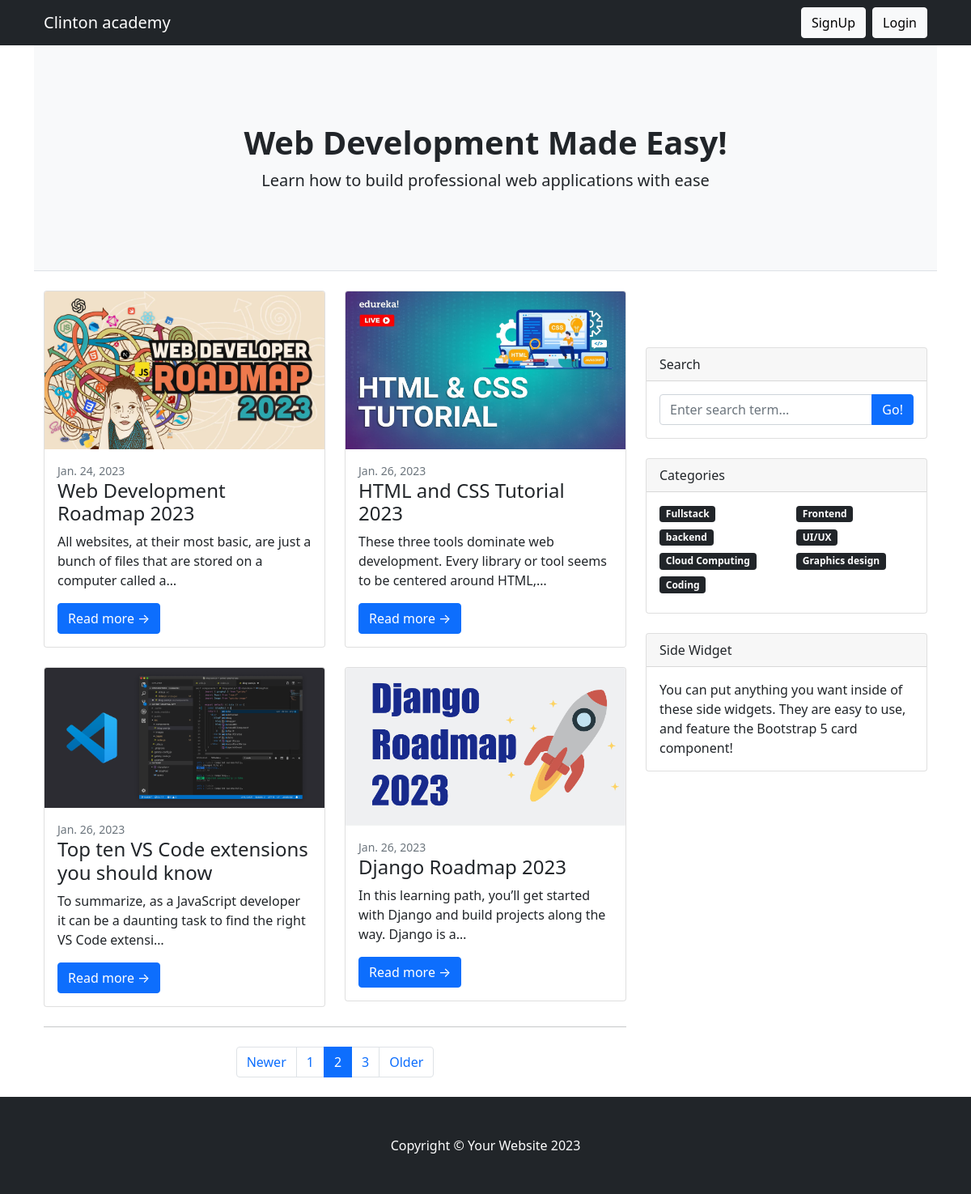
Screenshot of /?page=2 with the database file from the repository.
### blogapp/models.py (models this page shows, shortened)
class Blog(models.Model):
    class Status(models.TextChoices):
        DRAFT = 'DR', 'Draft',
        PUBLISHED = 'PB', 'Published'
    title = models.CharField(max_length=50)
    slug = models.SlugField(unique=True)
    body = models.TextField()
    publish = models.DateField(default=timezone.now)
    image = models.ImageField(upload_to="img", blank=True, null=True)
    created = models.DateTimeField(auto_now_add=True)
    updated = models.DateTimeField(auto_now=True)
    status = models.CharField(max_length=2, choices = Status.choices, default=Status.DRAFT)
    author = models.ForeignKey(User, on_delete=models.SET_NULL, null = True, related_name="author_blog")
    likes = models.ManyToManyField(User)
    category = models.ManyToManyField("Category")
    def get_absolute_url(self):
        return reverse("detail", kwargs={"slug": self.slug})

class Category(models.Model):
    name = models.CharField(max_length=25)
    def __str__(self):
        return self.name

### blogapp/views.py (the view)
# urls.py: path("", views.index, name="index"),
def index(request):
    search_query = ""
    if request.GET.get("keyword"):
        search_query = request.GET.get("keyword")
    print(search_query)
    blogs = Blog.objects.filter(Q(title__icontains=search_query) | Q(body__icontains=search_query))
    page = request.GET.get("page")
    results = 4
    paginator = Paginator(blogs, results)
    try:
        blogs = paginator.page(page)
    except PageNotAnInteger:
        page = 1
        blogs = paginator.page(page)
    except EmptyPage:
        page = paginator.num_pages
        blogs = paginator.page(page)
    context = {"blogs":blogs, "search_query": search_query, "paginator": paginator}
    return render(request, "blogapp/index.html", context)

### blogapp/custom_context_processor.py (called while the page is built)
def all_category(request):
    return {
      "categories" : Category.objects.all()
    }

### blogapp/templates/blogapp/index.html (shortened to what this page needs)
{% extends "base.html" %}
{% block content %}
{% include 'blogapp/header.html' %}
<div class="col-lg-8">
    <div class="row">
        {% for blog in blogs %}
        <div class="col-lg-6">
            <div class="card mb-4">
                <a href="#!"><img class="card-img-top" src="{{blog.image.url}}" alt="..." /></a>
                <div class="card-body">
                    <div class="small text-muted">{{blog.publish}}</div>
                    <h2 class="card-title h4">{{blog.title}}</h2>
                    <p class="card-text">{{blog.body | truncatechars:"100"}}</p>
                    <a class="btn btn-primary" href="{{blog.get_absolute_url}}">Read more →</a>
                </div>
            </div>
        </div>
        {% endfor %}
    </div>
    <nav aria-label="Pagination">
        <hr class="my-0" />
        <ul class="pagination justify-content-center my-4">
            {% if blogs.has_previous %}
            <li class="page-item"><a class="page-link" href="?page={{blogs.previous_page_number}}">Newer</a></li>
            {% endif %}
            {% for page in paginator.page_range  %}
            {% if page == blogs.number %}
            <li class="page-item active"><a class="page-link" href="?page={{page}}">{{page}}</a></li>
            {% else %}
            <li class="page-item"><a class="page-link" href="?page={{page}}">{{page}}</a></li>
            {% endif %}
            {% endfor %}
            {% if blogs.has_next %}
            <li class="page-item"><a class="page-link" href="?page={{blogs.next_page_number}}">Older</a></li>
            {% endif %}
        </ul>
    </nav>
</div>
{% endblock content %}

### templates/base.html (shortened to what this page needs)
<!DOCTYPE html>
{% load static %}
<html lang="en">
    <head>
        <link href="https://cdn.jsdelivr.net/npm/bootstrap@5.2.3/dist/css/bootstrap.min.css" rel="stylesheet">
    </head>
        <link href="{% static 'css/styles.css' %}" rel="stylesheet"/>
        <link href="{% static 'fontawesomefree/css/fontawesome.css' %}" rel="stylesheet" type="text/css">
        <link href="{% static 'fontawesomefree/css/brands.css' %}" rel="stylesheet" type="text/css">
        <link href="{% static 'fontawesomefree/css/solid.css' %}" rel="stylesheet" type="text/css">
        <link href="{% static 'fontawesomefree/css/regular.css' %}" rel="stylesheet" type="text/css">
    </head>
    <body>
        <nav class="navbar navbar-expand-lg navbar-dark bg-dark">
            <div class="container">
                <a class="navbar-brand" href="{% url 'index' %}">Clinton academy</a>
                <div class="collapse navbar-collapse" id="navbarSupportedContent">
                    <ul class="navbar-nav ms-auto mb-2 mb-lg-0">
                        <button type="button" class="btn btn-light me-2">SignUp</button>
                        <button type="button" class="btn btn-light">Login</button>
                    </ul>
                </div>
            </div>
        </nav>
        <div class="container">
            <div class="row">
                {% block content %}{% endblock content %}
                <div class="col-lg-4" style="margin-top: 70px">
                    <div class="card mb-4">
                        <div class="card-header">Search</div>
                        <div class="card-body">
                            <form action="" method="GET">
                                <div class="input-group">
                                    <input class="form-control" name="keyword" type="text" value="{{search_query}}" placeholder="Enter search term..." aria-label="Enter search term..." aria-describedby="button-search" />
                                    <button class="btn btn-primary" id="button-search">Go!</button>
                                </div>
                            </form>
                        </div>
                    </div>
                    <div class="card mb-4">
                        <div class="card-header">Categories</div>
                        <div class="card-body">
                            <div class="row">
                                {% for category in categories %}
                                <div class="col-sm-6">
                                    <h6><span class="badge text-bg-dark">{{category}}</span></h6>
                                </div>
                                {% endfor %}
                            </div>
                        </div>
                    </div>
                    <div class="card mb-4">
                        <div class="card-header">Side Widget</div>
                        <div class="card-body">You can put anything you want inside of these side widgets. They are easy to use, and feature the Bootstrap 5 card component!</div>
                    </div>
                </div>
            </div>
        </div>
        <footer class="py-5 bg-dark">
            <div class="container"><p class="m-0 text-center text-white">Copyright &copy; Your Website 2023</p></div>
        </footer>
    </body>
</html>

### blogapp/templates/blogapp/header.html
<header class="py-5 bg-light border-bottom mb-4">
    <div class="container">
        <div class="text-center my-5">
            <h1 class="fw-bolder">Web Development Made Easy!</h1>
            <p class="lead mb-0">Learn how to build professional web applications with ease</p>
        </div>
    </div>
</header>

### rows the page displays
Blog: image (picture), publish "Jan. 24, 2023", title "Web Development Roadmap 2023", body "All websites, at their most basic, are just a bunch of files that are stored on a computer called a…"
Blog: image (picture), publish "Jan. 26, 2023", title "HTML and CSS Tutorial 2023", body "These three tools dominate web development. Every library or tool seems to be centered around HTML,…"
Blog: image (picture), publish "Jan. 26, 2023", title "Top ten VS Code extensions you should know", body "To summarize, as a JavaScript developer it can be a daunting task to find the right VS Code extensi…"
Blog: image (picture), publish "Jan. 26, 2023", title "Django Roadmap 2023", body "In this learning path, you’ll get started with Django and build projects along the way. Django is a…"
Category: name "Fullstack"
Category: name "Frontend"
Category: name "backend"
Category: name "UI/UX"
Category: name "Cloud Computing"
Category: name "Graphics design"
Category: name "Coding"

### other values shown
{{ page }} "1" "3"
{{ page }} "2"
